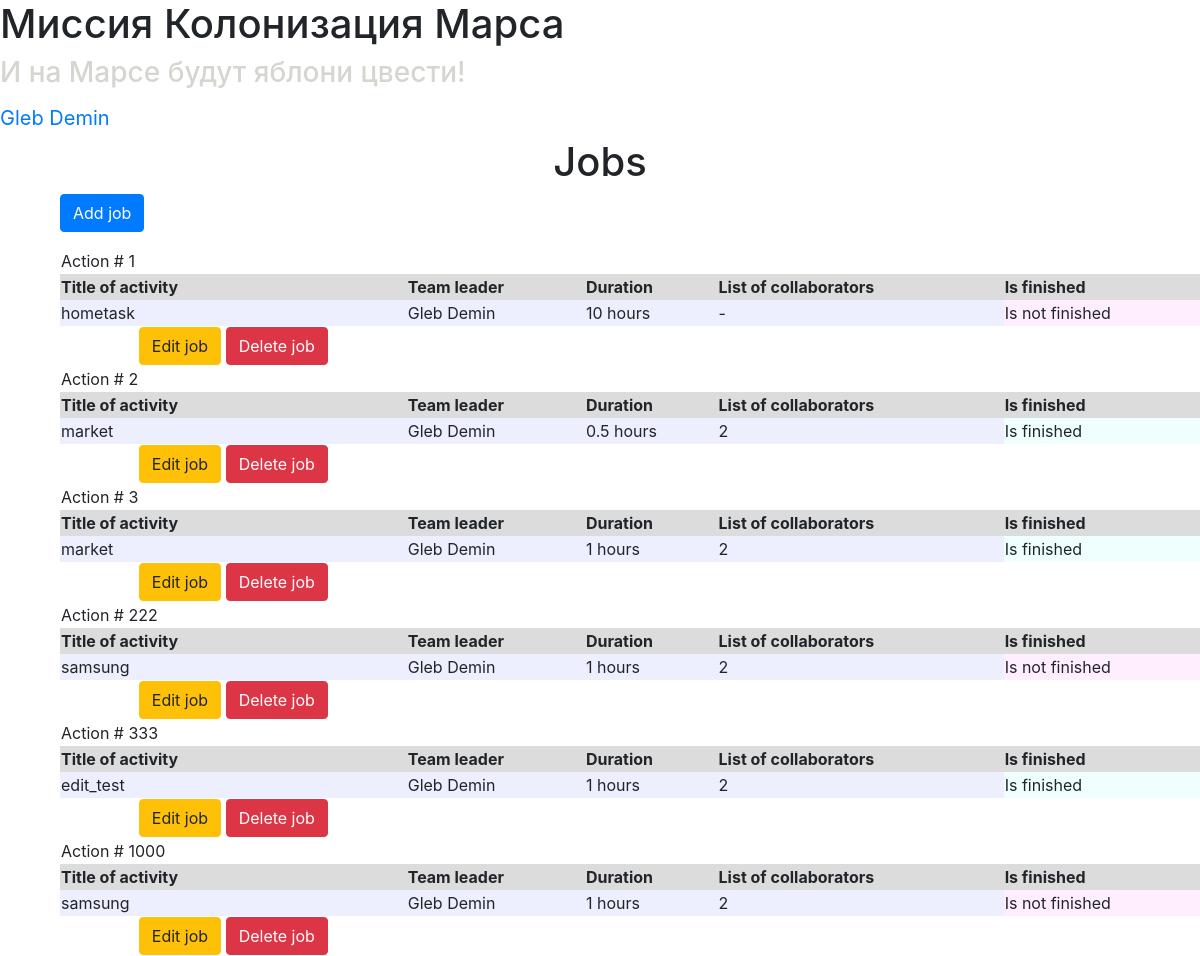
The page / (signed in) on the database its author committed.
### data/users.py (models this page shows, shortened)
class User(SqlAlchemyBase, UserMixin, SerializerMixin):
    __tablename__ = "users"
    id = sqlalchemy.Column(sqlalchemy.Integer,
                           primary_key=True, autoincrement=True)
    surname = sqlalchemy.Column(sqlalchemy.String, nullable=False)
    name = sqlalchemy.Column(sqlalchemy.String, nullable=False)
    age = sqlalchemy.Column(sqlalchemy.Integer, nullable=False)
    position = sqlalchemy.Column(sqlalchemy.String, nullable=True)
    speciality = sqlalchemy.Column(sqlalchemy.String, nullable=True)
    address = sqlalchemy.Column(sqlalchemy.String, nullable=True)
    email = sqlalchemy.Column(sqlalchemy.String,
                              index=True, unique=True, nullable=False)
    hashed_password = sqlalchemy.Column(sqlalchemy.String, nullable=False)
    modified_date = sqlalchemy.Column(sqlalchemy.DateTime,
                                      default=datetime.datetime.now)
    jobs = orm.relation("Job", back_populates="leader")

### data/jobs.py (models this page shows)
class Job(SqlAlchemyBase, SerializerMixin):
    __tablename__ = "jobs"
    id = sqlalchemy.Column(sqlalchemy.Integer,
                           primary_key=True, autoincrement=True)
    team_leader = sqlalchemy.Column(sqlalchemy.Integer, sqlalchemy.ForeignKey("users.id"), nullable=False)
    leader = orm.relation("User")
    job = sqlalchemy.Column(sqlalchemy.String, nullable=False)
    work_size = sqlalchemy.Column(sqlalchemy.Integer, nullable=False)
    collaborators = sqlalchemy.Column(sqlalchemy.String, nullable=True)
    start_date = sqlalchemy.Column(sqlalchemy.Date, default=datetime.datetime.now, nullable=True)
    end_date = sqlalchemy.Column(sqlalchemy.Date, nullable=True)
    is_finished = sqlalchemy.Column(sqlalchemy.Boolean, nullable=True)

### main.py (the view)
@app.route("/")
def home():
    session = db_session.create_session()
    jobs = []
    if current_user.is_authenticated:
        jobs = session.query(Job)
    return render_template("index.html", jobs=jobs)

### data/db_session.py (called while the page is built)
def create_session() -> Session:
    global __factory
    return __factory()

### main.py (called while the page is built)
@login_manager.user_loader
def load_user(user_id):
    session = db_session.create_session()
    return session.query(User).get(user_id)

### templates/index.html
{% extends "base.html" %}
{% block content %}
{% if current_user.is_authenticated %}
<div class="center"><h1>Jobs</h1></div>
<p class="my-list">
    <a class="btn btn-primary " href="/addjob">Add job</a>
</p>
<div class="center my-list">
    <table width="100%">
        {% for item in jobs%}
        <tr align="left">
            <td>Action # {{ item.id }}</td>
        </tr>
    <tr align="left">
        <th class="standard-head">Title of activity</th>
        <th class="standard-head">Team leader</th>
        <th class="standard-head">Duration</th>
        <th class="standard-head">List of collaborators</th>
        <th class="standard-head">Is finished</th>
    </tr>
    <tr align="left">
        <td class="standard-cell">{{ item.job }}</td>
        <td class="standard-cell">{{ item.leader.name }} {{ item.leader.surname }}</td>
        <td class="standard-cell">{{ item.work_size }} hours</td>
        <td class="standard-cell">{{ item.collaborators }}</td>
        <td bgcolor="{% if not item.is_finished %}#ffeefe{% else %}#eefffe{% endif %}">Is {% if not item.is_finished %}not {% endif %}finished</td>
    </tr>
        {% if current_user.is_authenticated and (current_user.id == item.team_leader or current_user.id == 1) %}
        <tr>
            <td>
                <a href="/jobs/{{ item.id }}" class="btn btn-warning">Edit job</a>
                <a href="/job_delete/{{ item.id }}" class="btn btn-danger">Delete job</a>
            </td>
        </tr>
        {% endif %}
        {% endfor %}
    </table>
</div>
{% endif %}
{% endblock %}

### templates/base.html (shortened to what this page needs)
<!DOCTYPE html>
<html lang="en">
<head>
    <link rel="stylesheet"
          href="https://stackpath.bootstrapcdn.com/bootstrap/4.4.1/css/bootstrap.min.css"
>
    <link rel="stylesheet"
          type="text/css"
          href="{{url_for('static', filename='css/style.css')}}">
</head>
<body>
<div>
    <h1>
        Миссия Колонизация Марса
    </h1>
</div>
<div>
    <h3 class="translucent">
        И на Марсе будут яблони цвести!
    </h3>
</div>
{% if current_user.is_authenticated %}
    <a class="navbar-brand" href="/logout">{{ current_user.name }} {{ current_user.surname }}</a>
{% else %}
    <p>
        <a class="btn btn-primary " href="/register">Register</a>
        <a class="btn btn-success" href="/login">Login</a>
    </p>
{% endif %}
{% block content %}{% endblock %}
</body>
</html>

### static/css/style.css (style rules this page uses)
.translucent { color: #d3d7cf; }
.center { text-align: center; }
.my-list { margin-left: 5%; }
.standard-cell { background: #edeefe; }
.standard-head { background: #dcdcdc; }

### rows shown on the page
User: name "Gleb", surname "Demin"
Job: id "1", job "hometask", leader.name "Gleb", leader.surname "Demin", work_size "10", collaborators "-", is_finished "not"
Job: id "2", job "market", leader.name "Gleb", leader.surname "Demin", work_size "0.5", collaborators "2"
Job: id "3", job "market", leader.name "Gleb", leader.surname "Demin", work_size "1", collaborators "2"
Job: id "222", job "samsung", leader.name "Gleb", leader.surname "Demin", work_size "1", collaborators "2", is_finished "not"
Job: id "333", job "edit_test", leader.name "Gleb", leader.surname "Demin", work_size "1", collaborators "2"
Job: id "1000", job "samsung", leader.name "Gleb", leader.surname "Demin", work_size "1", collaborators "2", is_finished "not"
